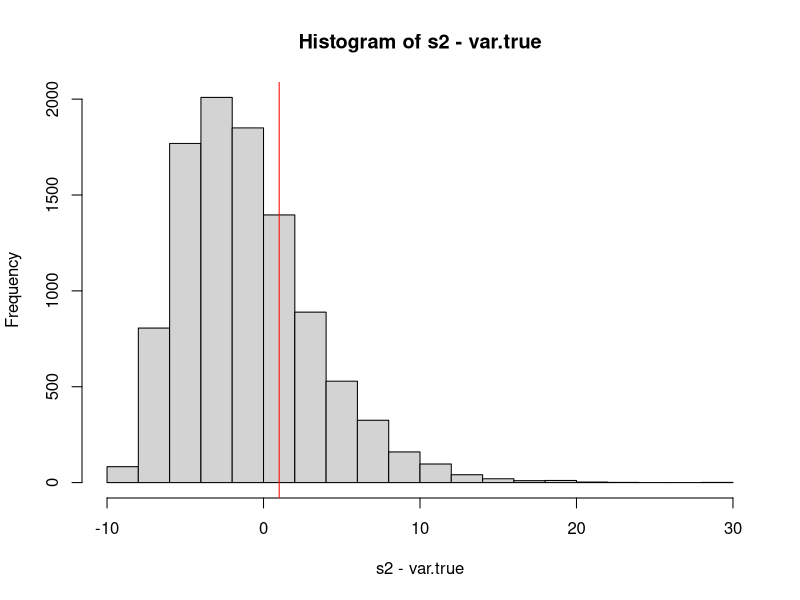
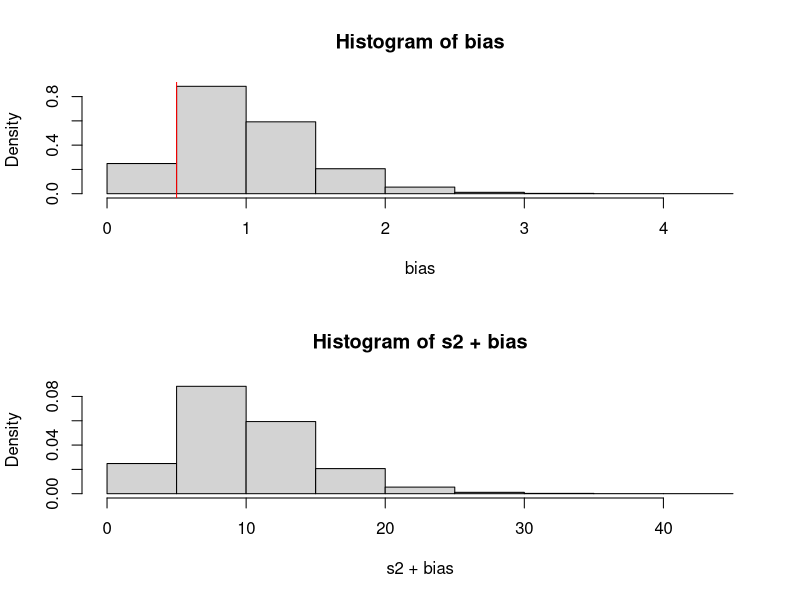
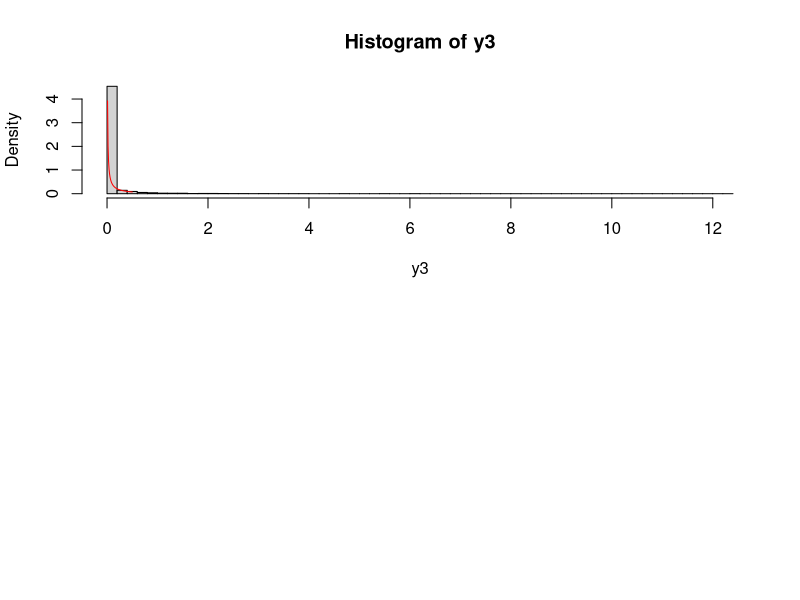

Write the R code that produced these figures, in order.
N <- 10
var.true <- 10
N.sims <- 10000
s2 <- vector()
bias <- vector()
for (sim in 1:N.sims) {
  x <- rnorm(N,0,sqrt(var.true))
  x.bar <- mean(x)
  s2[sim] <- (1/N)*sum((x-x.bar)^2)
  bias[sim] <- (s2[sim]+(s2[sim]+s2[sim]/N)/N)/N
}
hist(s2-var.true)
abline(v=var.true/N,col='red')

par(mfrow=c(2,1))
hist(bias,probability = T)
abline(v=5/N,col='red')
mean(bias)

hist(s2 + bias,probability = T)
mean(s2)
mean(s2 + bias)

var(bias)



c<- seq(0.01,0.5,0.01)
y2 <- dgamma(c,shape=0.05,scale=2)
y3 <- rgamma(10000,shape=0.05,scale=2)
mean(y3)
var(y3)
hist(y3,probability = T,50)
lines(c,y2,col='red') 


mean(s2-1)

